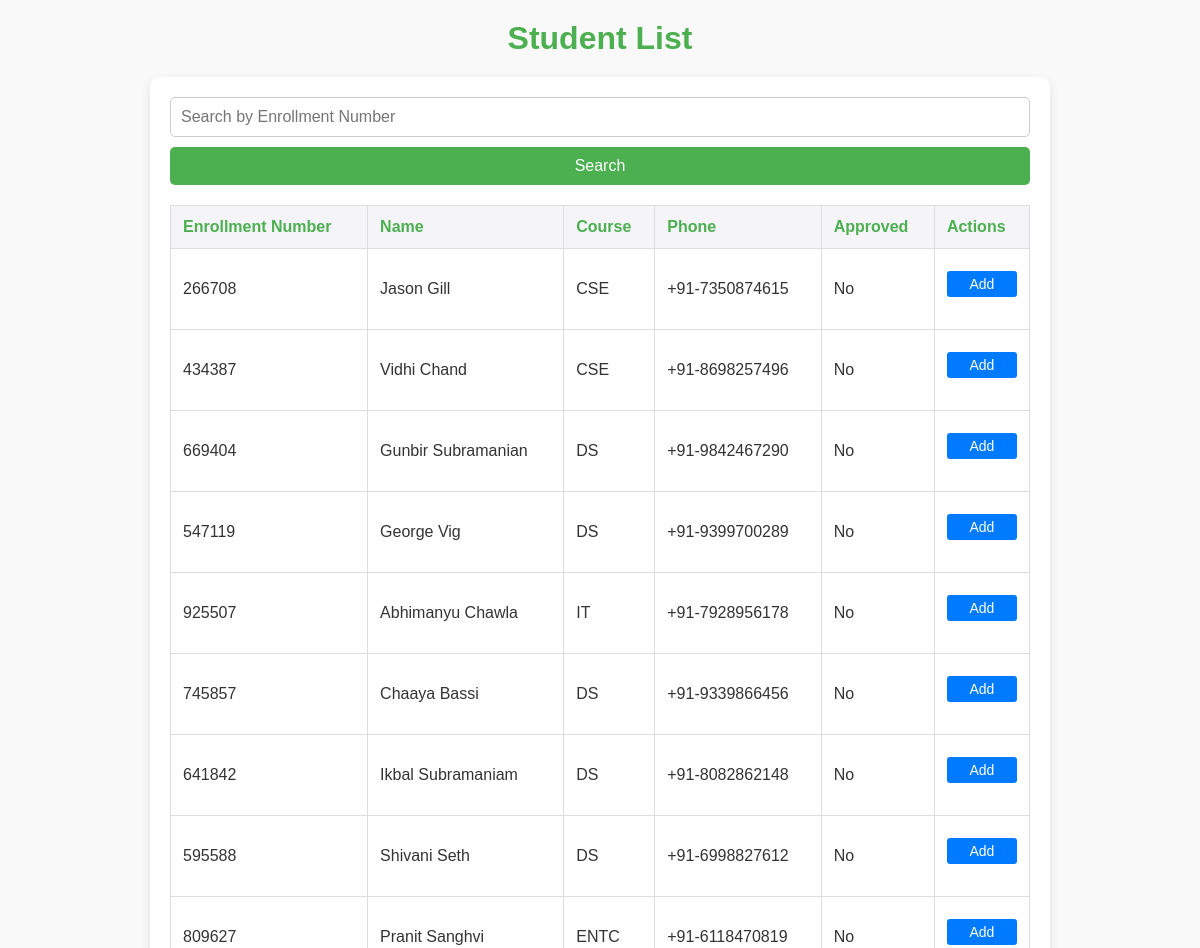
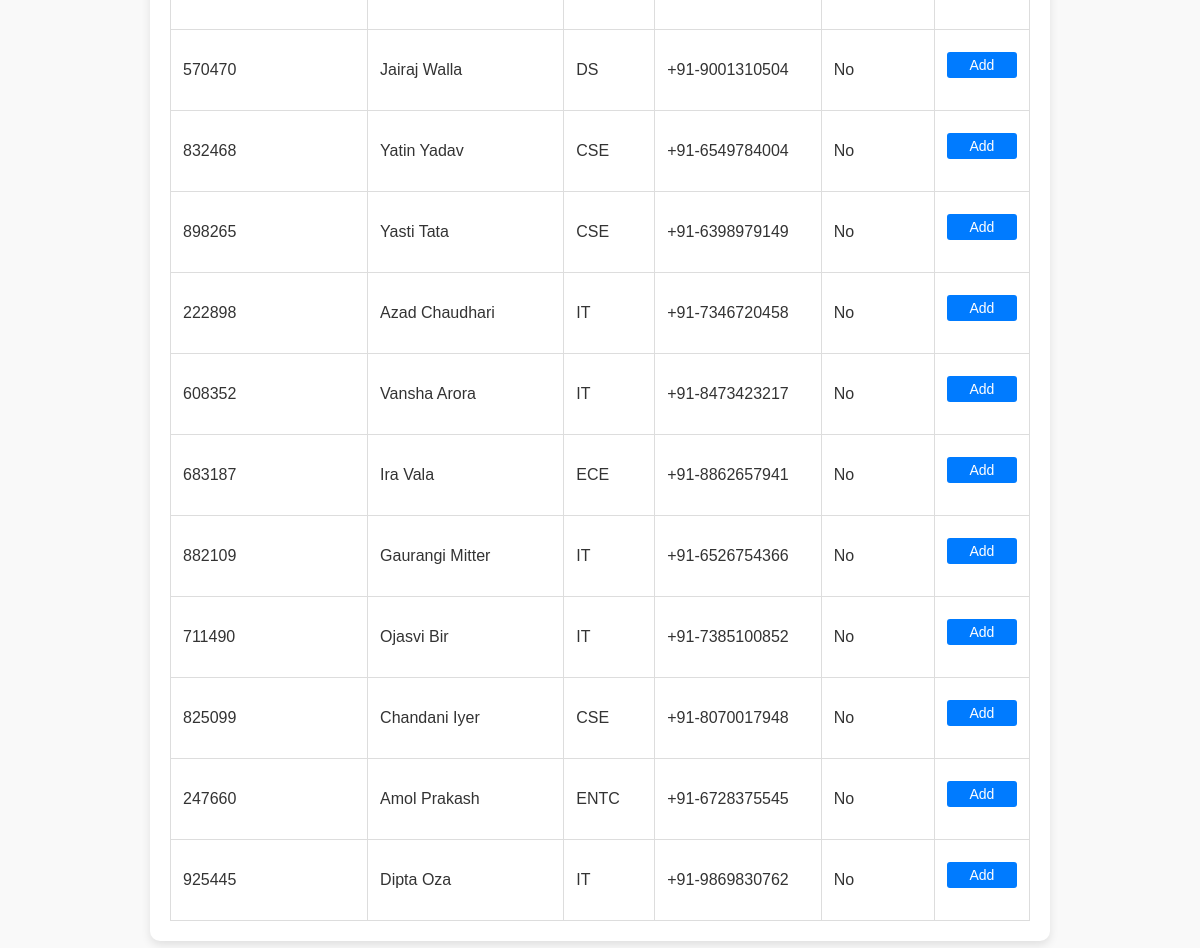
Page /student_list/ (signed in) on the committed database (2 pictures, top to bottom).
### student/models.py (models this page shows, shortened)
class Student(models.Model):
    user = models.OneToOneField(
        User,
        on_delete=models.CASCADE,
        related_name="student_profile"
    )
    teachers = models.ManyToManyField(
        'teacher.Teacher',  # Referencing the Teacher model in the teacher app
        related_name="students",
        blank=True
    )
    name = models.CharField(max_length=255,null=False,blank=False)
    enrollment_number = models.CharField(max_length=100, unique=True)
    course = models.CharField(max_length=255)  # Course name or code
    phone_number = models.CharField(max_length=15, null=True, blank=True)
    security_key = models.CharField(max_length=255, null=True, blank=True)  # Security key
    is_approved = models.BooleanField(default=False)  # Field for admin approval

### teacher/views.py (the view)
# urls.py: path('student_list/', student_list, name='student_list'),
@login_required(login_url='/teacher_login/')
def student_list(request):
    query = request.GET.get('q')
    students = Student.objects.all()
    if query:
        students = students.filter(enrollment_number__icontains=query)
    return render(request, 'student_list.html', {'students': students, 'query': query})

### teacher/templates/student_list.html (shortened to what this page needs)
<!DOCTYPE html>
<html lang="en">
<head>
</head>
<body>
    <h1>Student List</h1>
    <div class="container">
        <form method="GET" action="">
            <input
                type="text"
                name="q"
                value="{{ query|default:'' }}"
                placeholder="Search by Enrollment Number">
            <button type="submit">Search</button>
        </form>
        {% if students %}
        <table class="student-table">
            <thead>
                <tr>
                    <th>Enrollment Number</th>
                    <th>Name</th>
                    <th>Course</th>
                    <th>Phone</th>
                    <th>Approved</th>
                    <th>Actions</th>
                </tr>
            </thead>
            <tbody>
                {% for student in students %}
                <tr>
                    <td>{{ student.enrollment_number }}</td>
                    <td>{{ student.name }}</td>
                    <td>{{ student.course }}</td>
                    <td>{{ student.phone_number|default:'N/A' }}</td>
                    <td>{{ student.is_approved|yesno:"Yes,No" }}</td>
                    <td>
                        {% if student in assigned_students %}
                        <form method="POST" action="{% url 'teacher:remove_student' student.id %}">
                            {% csrf_token %}
                            <button type="submit" class="action-button remove">Remove</button>
                        </form>
                        {% else %}
                        <form method="POST" action="{% url 'teacher:add_student' student.id %}">
                            <button type="submit" class="action-button">Add</button>
                        </form>
                        {% endif %}
                    </td>
                </tr>
                {% endfor %}
            </tbody>
        </table>
        {% else %}
        <p class="empty-message">No students found. Try searching with a different enrollment number.</p>
        {% endif %}
    </div>
</body>
</html>

### teacher/templates/student_list.html (style rules this page uses)
* { margin: 0; padding: 0; box-sizing: border-box; }
body { font-family: Arial, sans-serif; background-color: #f9f9f9; color: #333; padding: 20px; }
h1 { text-align: center; color: #4CAF50; margin-bottom: 20px; }
.container { max-width: 900px; margin: 0 auto; background: #fff; padding: 20px; border-radius: 10px; box-shadow: 0 4px 10px rgba(0, 0, 0, 0.1); }
form { margin-bottom: 20px; }
input[type="text"] { width: 100%; padding: 10px; border: 1px solid #ccc; border-radius: 5px; font-size: 16px; }
button { margin-top: 10px; width: 100%; background-color: #4CAF50; color: white; border: none; padding: 10px; font-size: 16px; border-radius: 5px; cursor: pointer; }
.student-table { width: 100%; border-collapse: collapse; margin-top: 20px; }
.student-table th, .student-table td { padding: 12px; border: 1px solid #ddd; text-align: left; }
.student-table th { background-color: #f4f4f9; color: #4CAF50; }
.action-button { background-color: #007BFF; color: white; border: none; padding: 5px 10px; font-size: 14px; border-radius: 3px; cursor: pointer; }

### rows in the picture
Student: enrollment_number "266708", name "Jason Gill", course "CSE", phone_number "+91-7350874615", is_approved "No"
Student: enrollment_number "434387", name "Vidhi Chand", course "CSE", phone_number "+91-8698257496", is_approved "No"
Student: enrollment_number "669404", name "Gunbir Subramanian", course "DS", phone_number "+91-9842467290", is_approved "No"
Student: enrollment_number "547119", name "George Vig", course "DS", phone_number "+91-9399700289", is_approved "No"
Student: enrollment_number "925507", name "Abhimanyu Chawla", course "IT", phone_number "+91-7928956178", is_approved "No"
Student: enrollment_number "745857", name "Chaaya Bassi", course "DS", phone_number "+91-9339866456", is_approved "No"
Student: enrollment_number "641842", name "Ikbal Subramaniam", course "DS", phone_number "+91-8082862148", is_approved "No"
Student: enrollment_number "595588", name "Shivani Seth", course "DS", phone_number "+91-6998827612", is_approved "No"
Student: enrollment_number "809627", name "Pranit Sanghvi", course "ENTC", phone_number "+91-6118470819", is_approved "No"
Student: enrollment_number "570470", name "Jairaj Walla", course "DS", phone_number "+91-9001310504", is_approved "No"
Student: enrollment_number "832468", name "Yatin Yadav", course "CSE", phone_number "+91-6549784004", is_approved "No"
Student: enrollment_number "898265", name "Yasti Tata", course "CSE", phone_number "+91-6398979149", is_approved "No"
Student: enrollment_number "222898", name "Azad Chaudhari", course "IT", phone_number "+91-7346720458", is_approved "No"
Student: enrollment_number "608352", name "Vansha Arora", course "IT", phone_number "+91-8473423217", is_approved "No"
Student: enrollment_number "683187", name "Ira Vala", course "ECE", phone_number "+91-8862657941", is_approved "No"
Student: enrollment_number "882109", name "Gaurangi Mitter", course "IT", phone_number "+91-6526754366", is_approved "No"
Student: enrollment_number "711490", name "Ojasvi Bir", course "IT", phone_number "+91-7385100852", is_approved "No"
Student: enrollment_number "825099", name "Chandani Iyer", course "CSE", phone_number "+91-8070017948", is_approved "No"
Student: enrollment_number "247660", name "Amol Prakash", course "ENTC", phone_number "+91-6728375545", is_approved "No"
Student: enrollment_number "925445", name "Dipta Oza", course "IT", phone_number "+91-9869830762", is_approved "No"
